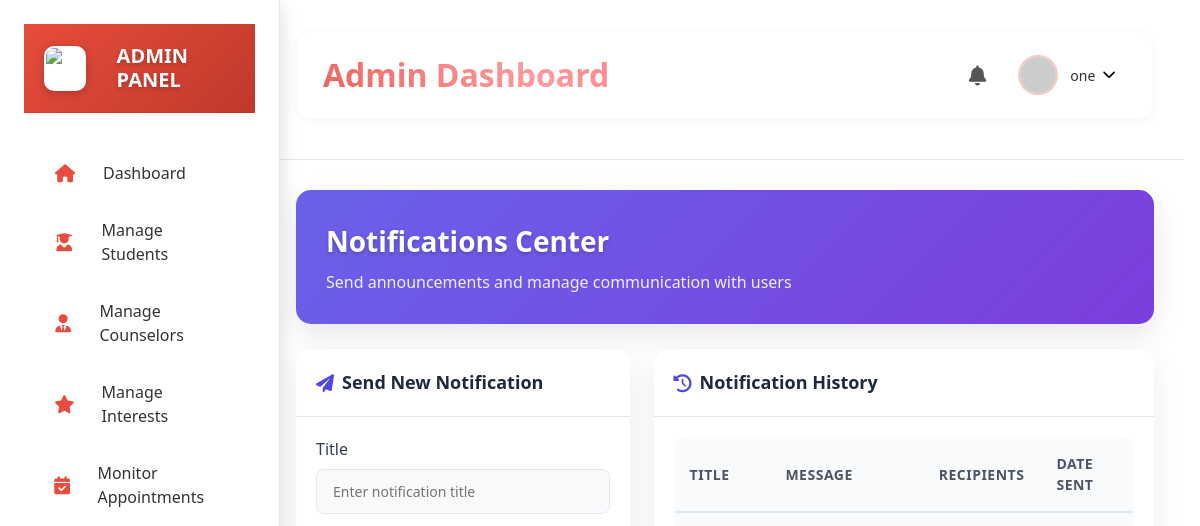
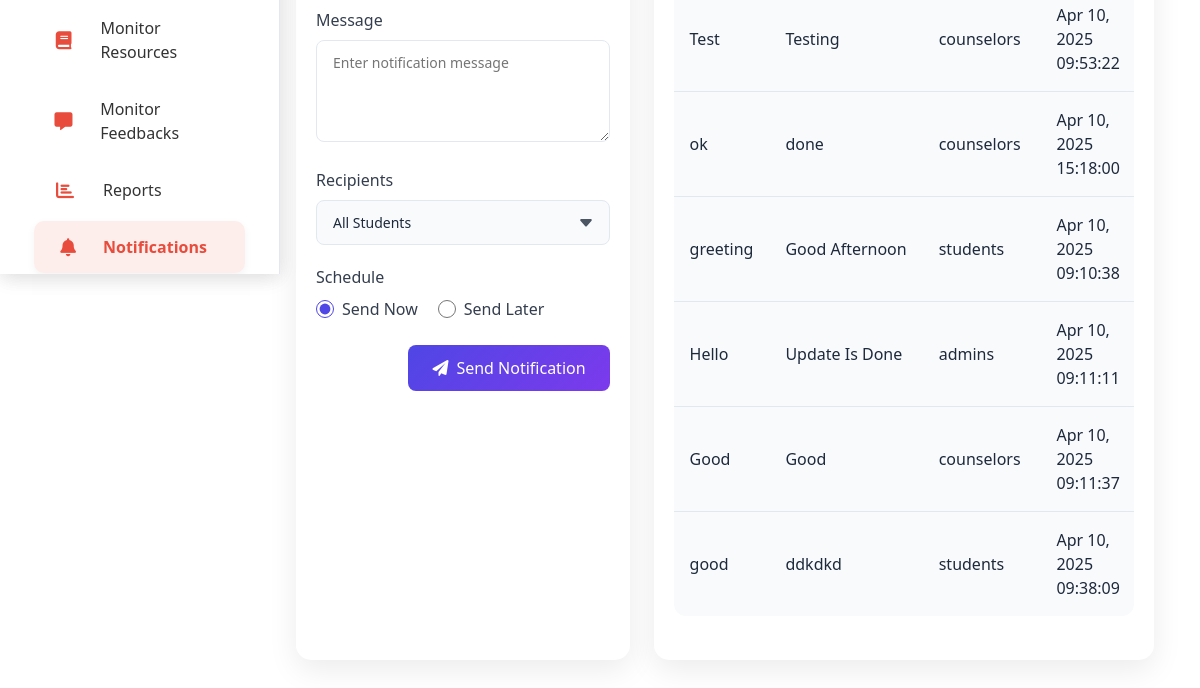
The app's page /notifications (signed in), older data (2 pictures, top to bottom).
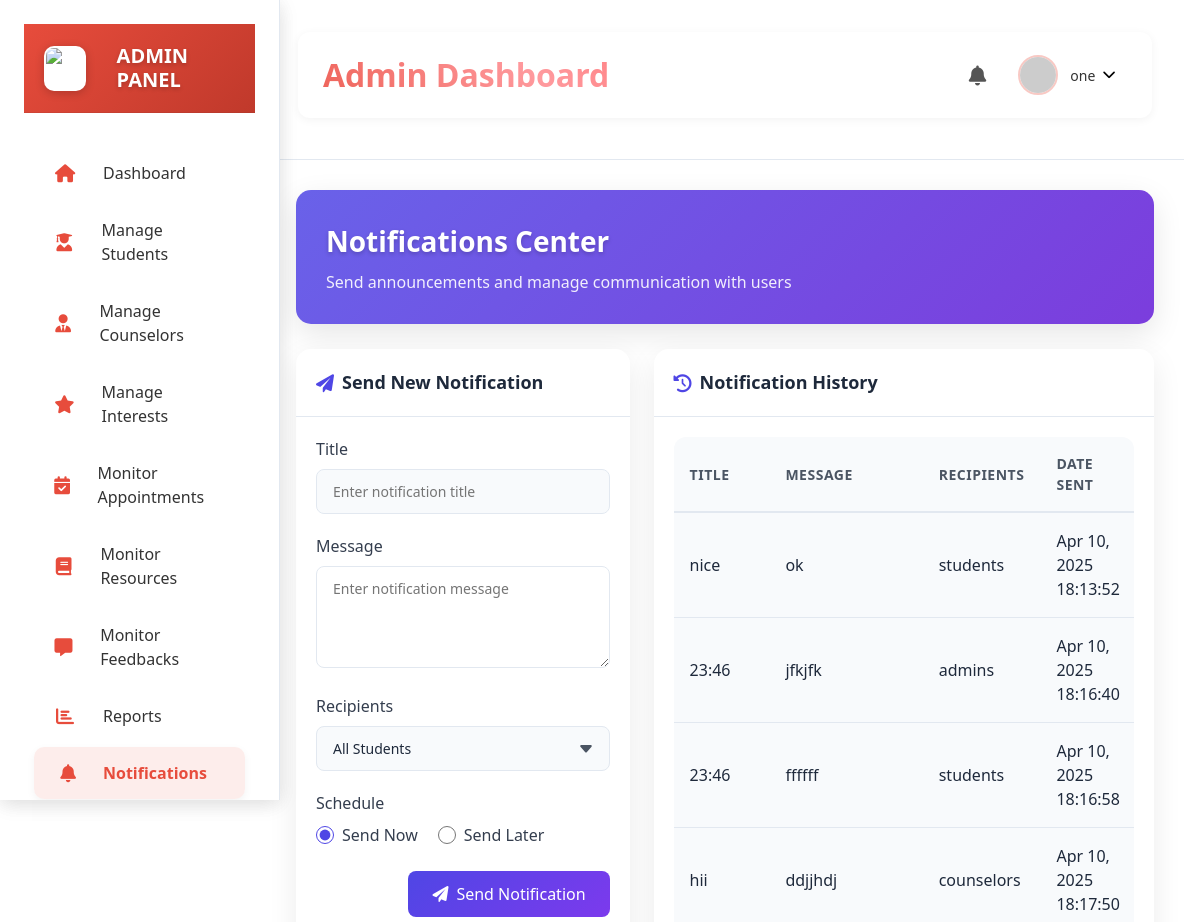
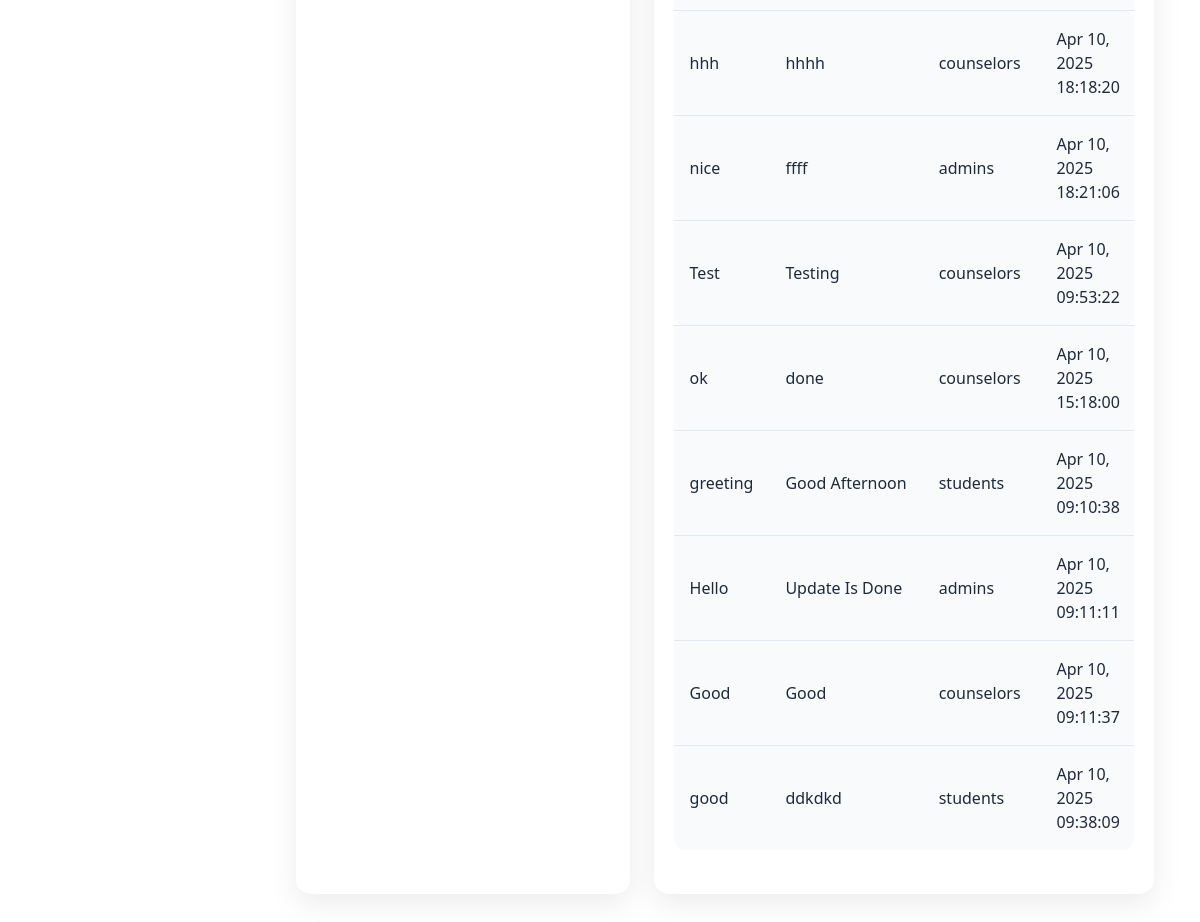
The same page, newer data (2 pictures, top to bottom).
### model.py (models this page shows)
class Notification(db.Model):
    __tablename__ = 'notifications'
    id = db.Column(db.Integer, primary_key=True)
    title = db.Column(db.String(255), nullable=False)
    message = db.Column(db.Text, nullable=False)
    recipients = db.Column(db.String(50), nullable=False)
    schedule_time = db.Column(db.DateTime, nullable=True)
    status = db.Column(db.String(20), nullable=False, default='sent')
    created_at = db.Column(db.DateTime, nullable=False, default=datetime.now(timezone.utc))

### app.py (the view, shortened to what this page needs)
@app.route('/notifications',methods=['GET','POST'])
def notifications():
    if request.method == 'GET':
        if 'admin_name' not in session:
            return redirect(url_for('admin_login'))
        notifications = Notification.query.order_by(Notification.created_at.desc()).all()
        return render_template('admin/notifications.html', active_page='notifications',notifications=notifications)

### templates/admin/notifications.html (shortened to what this page needs)
{% extends 'admin/base.html' %}
{% block content %}
<div class="notifications-container">
    <div class="page-header">
        <div class="header-content">
            <h1>Notifications Center</h1>
            <p>Send announcements and manage communication with users</p>
        </div>
    </div>
    <div class="notification-content">
        <div class="notification-form-card">
            <div class="card-header">
                <h3><i class="fas fa-paper-plane"></i> Send New Notification</h3>
            </div>
            <div class="card-body">
                <form id="sendNotificationForm" method="post">
                    <div class="form-group">
                        <label for="notificationTitle">Title</label>
                        <input type="text" id="notificationTitle" placeholder="Enter notification title">
                    </div>
                    <div class="form-group">
                        <label for="notificationMessage">Message</label>
                        <textarea id="notificationMessage" placeholder="Enter notification message" rows="4"></textarea>
                    </div>
                    <div class="form-group">
                        <label for="notificationRecipients">Recipients</label>
                        <select id="notificationRecipients" required>
                            <option value="students">All Students</option>
                        </select>
                    </div>
                    <div class="form-group">
                        <label>Schedule</label>
                        <div class="schedule-options">
                            <div class="schedule-option">
                                <input type="radio" id="sendNow" name="schedule" value="now" checked>
                                <label for="sendNow">Send Now</label>
                            </div>
                            <div class="schedule-option">
                                <input type="radio" id="sendLater" name="schedule" value="later">
                                <label for="sendLater">Send Later</label>
                            </div>
                        </div>
                    </div>
                    <div class="form-actions">
                        <button type="submit" class="submit-btn">
                            <i class="fas fa-paper-plane"></i> Send Notification
                        </button>
                    </div>
                </form>
            </div>
        </div>
        <div class="notification-history-card">
            <div class="card-header">
                <h3><i class="fas fa-history"></i> Notification History</h3>
            </div>
            <div class="card-body">
                <div class="table-container">
                    <table class="data-table">
                        <thead>
                            <tr>
                                <th>Title</th>
                                <th>Message</th>
                                <th>Recipients</th>
                                <th>Date Sent</th>
                            </tr>
                        </thead>
                        <tbody>
                            {% if notifications %}
                                {% for notification in notifications %}
                                <tr>
                                    <td>{{ notification.title }}</td>
                                    <td>
                                        <div class="message-cell">{{ notification.message }}</div>
                                    </td>
                                    <td>{{ notification.recipients }}</td>
                                    <td>{{ notification.schedule_time.strftime('%b %d, %Y %H:%M:%S') if notification.schedule_time else 'N/A' }}</td>
                                </tr>
                                {% endfor %}
                            {% endif %}
                        </tbody>
                    </table>
                </div>
            </div>
        </div>
    </div>
</div>
{% endblock %}

Row changes from the older to the newer data that the page shows:
added Notification: title "nice", message "ok", recipients "students", schedule_time "Apr 10, 2025 18:13:52"
added Notification: title "23:46", message "jfkjfk", recipients "admins", schedule_time "Apr 10, 2025 18:16:40"
added Notification: title "23:46", message "ffffff", recipients "students", schedule_time "Apr 10, 2025 18:16:58"
added Notification: title "hii", message "ddjjhdj", recipients "counselors", schedule_time "Apr 10, 2025 18:17:50"
added Notification: title "hhh", message "hhhh", recipients "counselors", schedule_time "Apr 10, 2025 18:18:20"
added Notification: title "nice", message "ffff", recipients "admins", schedule_time "Apr 10, 2025 18:21:06"
